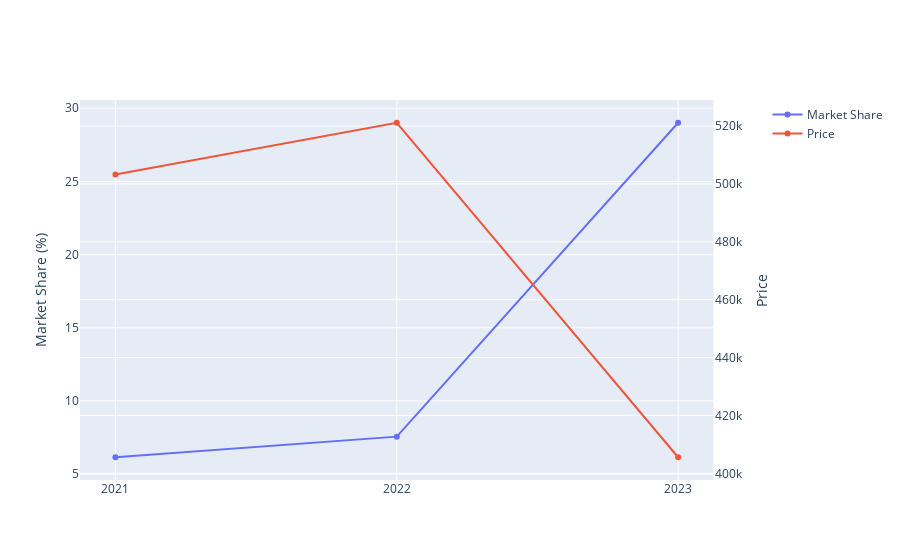

Notebook code for this chart:
### Code cell
model_y_data = data[(data['Model'] == 'Model Y') & (data['Year'].isin([2021, 2022, 2023]))]
model_y_data['Market share'] *= 100
# Create figure with secondary y-axis
fig = make_subplots(specs=[[{"secondary_y": True}]])

# Add traces
fig.add_trace(
    go.Scatter(x=model_y_data['Year'], y=model_y_data['Market share'], name="Market Share"),
    secondary_y=False,
)

fig.add_trace(
    go.Scatter(x=model_y_data['Year'], y=model_y_data['Price'], name="Price"),
    secondary_y=True,
)


# Set x-axis title
fig.update_xaxes(tickvals=[2021, 2022, 2023])

# Set y-axes titles
fig.update_yaxes(title_text="Market Share (%)", secondary_y=False)
fig.update_yaxes(title_text="Price", secondary_y=True)

fig.show()

### Figure 1 — Plotly figure (JSON) as saved in the notebook; plotly's stock layout.template omitted (floating-point values rounded to 4 significant figures)
{"data": [{"name": "Market Share", "type": "scatter", "x": [2021, 2022, 2023], "xaxis": "x", "y": [6.151, 7.56, 29.01], "yaxis": "y"}, {"name": "Price", "type": "scatter", "x": [2021, 2022, 2023], "xaxis": "x", "y": [503239, 521200.0, 405600.0], "yaxis": "y2"}], "layout": {"xaxis": {"anchor": "y", "domain": [0, 0.94], "tickvals": [2021, 2022, 2023]}, "yaxis": {"anchor": "x", "domain": [0, 1], "title": {"text": "Market Share (%)"}}, "yaxis2": {"anchor": "x", "overlaying": "y", "side": "right", "title": {"text": "Price"}}}}
